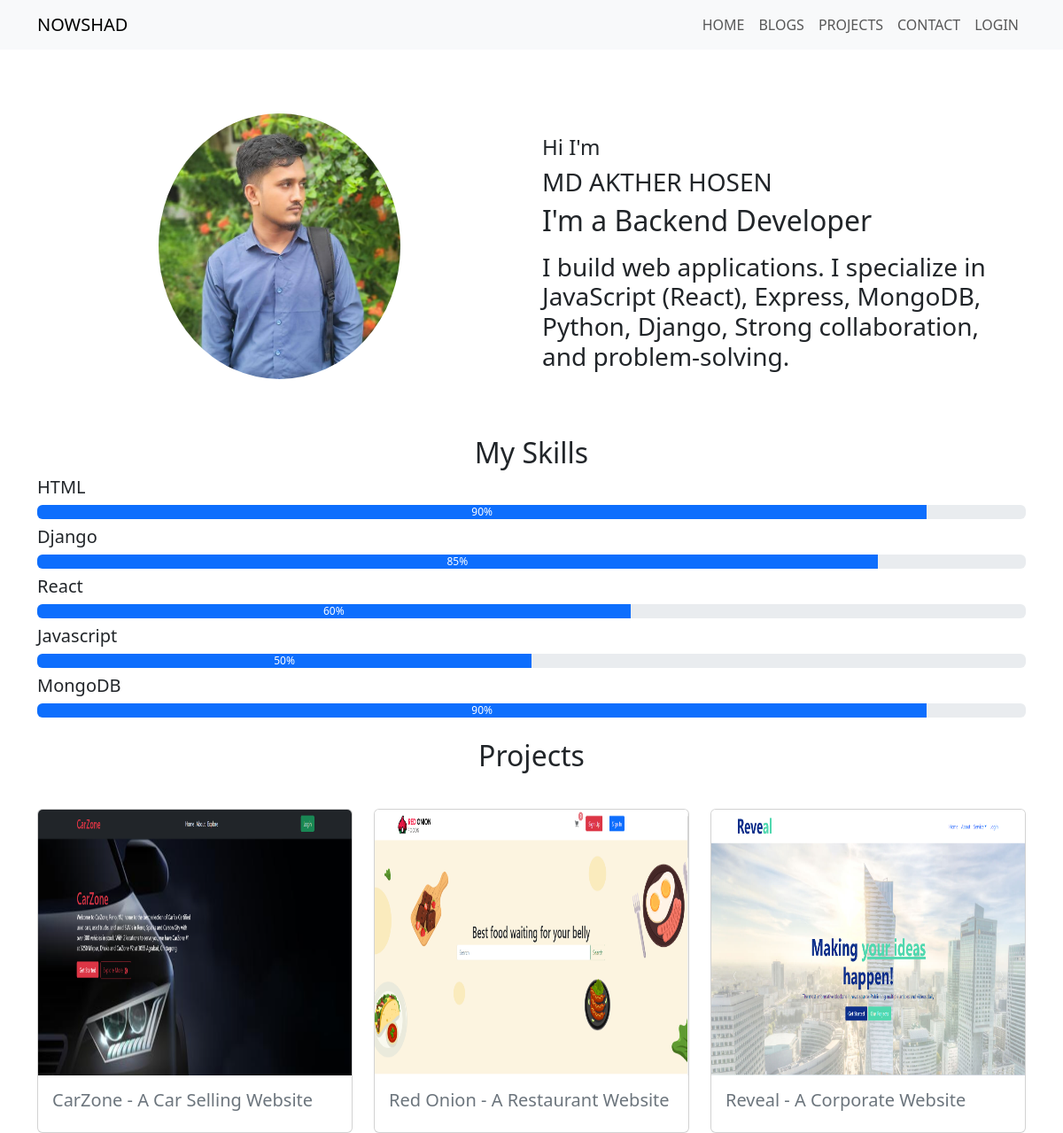
Before: / with the older database file.
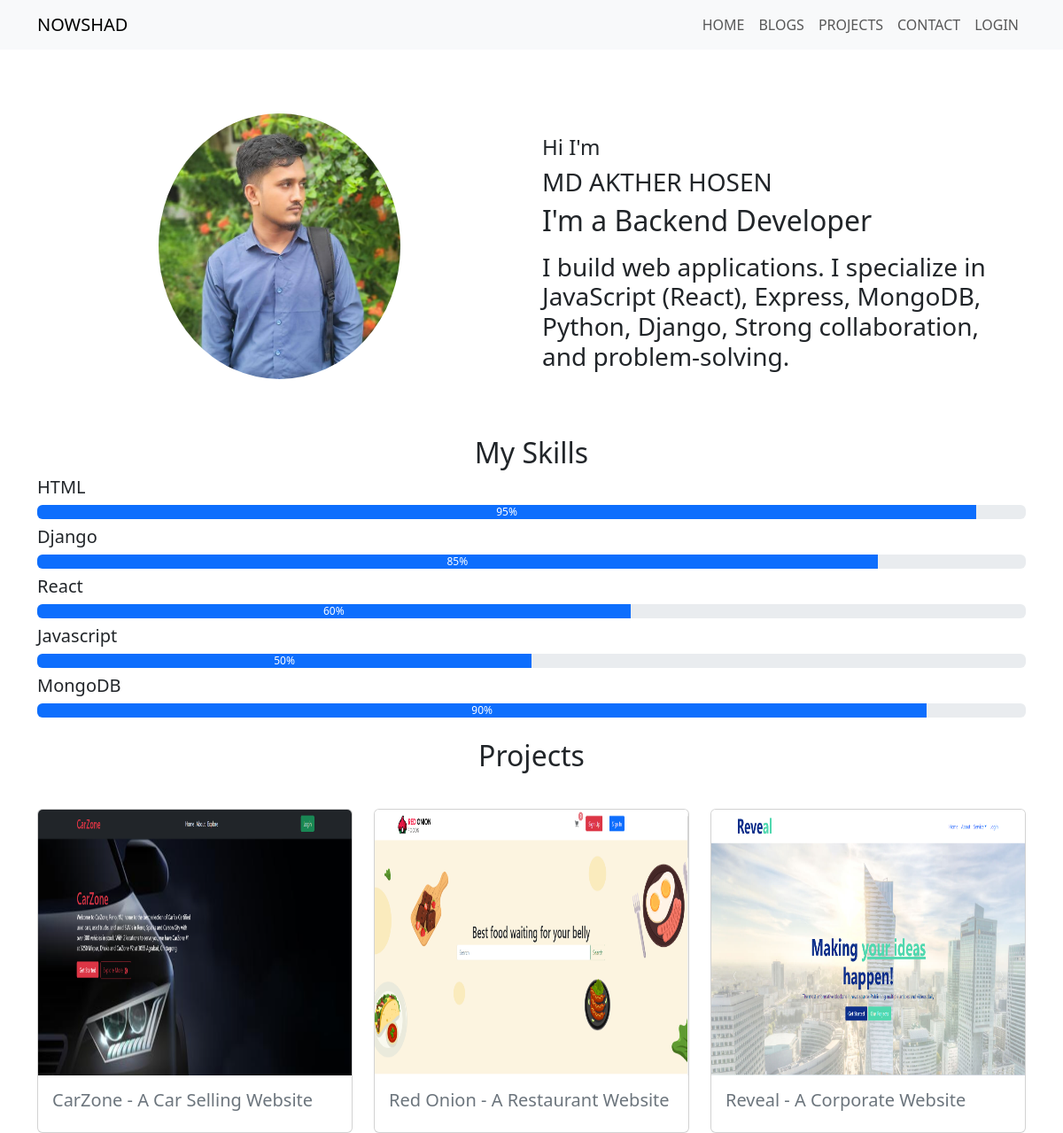
After: the same page with the newer database file.
### account/models.py (models this page shows, shortened)
class Skill(models.Model):
    name = models.CharField(max_length=100)
    percentage = models.PositiveIntegerField(validators=[MaxValueValidator(100)])

### nowshad_portfolio/views.py (the view)
# urls.py: 2. Add a URL to urlpatterns:  path('', views.home, name='home')
def home(request):
    skills = Skill.objects.all()
    projects_with_avg_ratings = PortfolioProject.objects.annotate(avg_rating=Avg('projectreview__ratings'))
    projects_sorted_by_rating = projects_with_avg_ratings.order_by('-avg_rating')
    if request.user.is_authenticated:
        try:
            user_profile = UserProfile.objects.get(user=request.user)
        except UserProfile.DoesNotExist:
            user_profile = None
        return render(request, 'home.html', {'projects': projects_sorted_by_rating, 'user_profile': user_profile, 'skills': skills})
    else:
        return render(request, 'home.html', {'projects': projects_sorted_by_rating, 'skills': skills})

### templates/home.html
{% extends "base.html" %}
{% block content %}
{% load static %}
<div class="d-flex row mt-5 mb-3">
    <div class="col-md-6 col-12 mb-sm-5 text-center">
        <div class="w-100 mt-4">
            {% if user.is_authenticated %}
            <img src="{{ user_profile.profile_image.url }}" style="width: 50%; height: 300px; border-radius: 50%;"
                alt="User Profile Image">
            {% else %}
            <img src="{% static '/images/profile/nowshad.png' %}" style="width: 50%; height: 300px; border-radius: 50%;"
                alt="User Profile Image">
            {% endif %}
        </div>
    </div>
    <div class="col-md-6 col-12">
        <div class="mt-5">
            <h4 clas=" fs-4 display-4">Hi I'm</h4>
            <h3 class="fs-3 display-2 mt-2">MD AKTHER HOSEN</h3>
            <h2 class="mt-2 fs-2 display-1">
                I'm a Backend Developer
            </h2>
            <p class="mt-3 fs-3 display-5">
                I build web applications. I
                specialize in JavaScript (React), Express, MongoDB, Python, Django, Strong
                collaboration, and problem-solving.
            </p>
        </div>
    </div>
</div>
<h1 class="text-center fs-2 display-3  mt-3">My Skills</h1>
{% for skill in skills %}
<div class="d-flex justify-content-center">
    <div class="w-100">
        <h2 class="fs-5 display-3">{{skill.name}}</h2>
        <div class="progress mb-2" role="progressbar" aria-label="Skill Progress" aria-valuenow="{{ skill.percentage }}"
            aria-valuemin="0" aria-valuemax="100">
            <div class="progress-bar" style="width: {{ skill.percentage }}%">{{ skill.percentage }}%</div>
        </div>
    </div>
</div>
{% endfor %}
<h1 class="text-center fs-2 display-3  mt-3">Projects</h1>
<div class="row row-cols-1 row-cols-md-3 g-4 mt-3">
    {% for project in projects %}
    <div class="col">
        <div class="card ">
            <img src="{{project.screenshoot.url}}" class="card-img-top" style="height: 300px;" alt="">
            <div class="card-body">
                <a href="{% url 'details' project.id %}" class="text-decoration-none text-secondary">
                    <h5 class="card-title">{{project.title}}</h5>
                </a>
            </div>
        </div>
    </div>
    {% endfor %}
</div>
{% endblock content %}

Changed rows visible on the page:
changed Skill "HTML": percentage "90" → "95"
